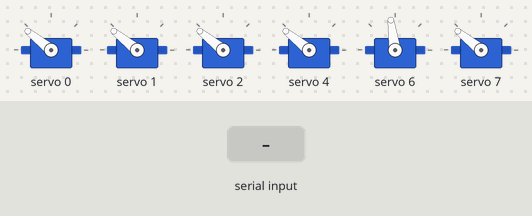
The sketch below on a simulated Arduino Uno, built with avr-gcc and run on an emulated ATmega328P. On the bench: 6 × servo. The inputs (shaded band) are chosen by the test bench. Random numbers use the default seed unless the sketch sets one.

Above: at 1.2 s.
1.3 s: "90,45\n" received over Serial
At 1.8 s:
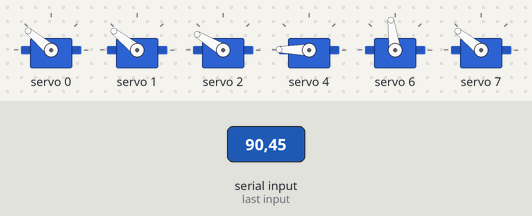
2.8 s: "30,150\n" received over Serial
At 4.0 s:
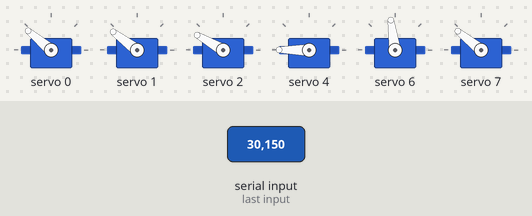
4.3 s: "90,45\n" received over Serial
At 5.2 s:
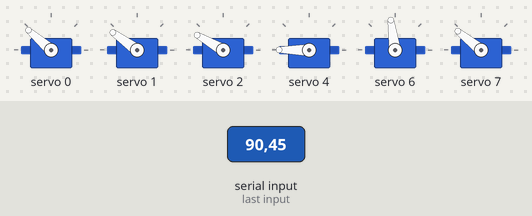
Timing chart, 0 to 7.3 s (numbered marks = the images above; inputs shaded):
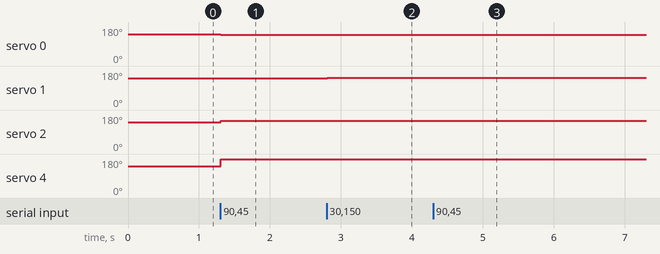

The sketch:

EyeAnimatronix.ino
```cpp
#include <Wire.h>
#include <Adafruit_PWMServoDriver.h>
Adafruit_PWMServoDriver pwm = Adafruit_PWMServoDriver(0x40);

#define SERVO_FREQ 50
#define DEADZONE_EYE 25
#define DEADZONE_NECK 20
#define Kp 0.03
#define NECK_DELAY 1200

#define CH_LR      0
#define CH_UD      1
#define CH_TL      2
#define CH_TR      4
#define CH_BASEX   6
#define CH_BASEY   7


// Angle limits
struct ServoLimit { int minA, maxA; };
ServoLimit limits[] = {
  {40,140}, // 0 dummy
  {40,140}, // 1 LR
  {40,140}, // 2 UD
  {90,170}, // 3 TL
  {90,170}, // 4 BL
  {90,10},  // 5 TR reversed
  {90,10},  // 6 BR reversed
  {10,170}, // 7 BaseX
  {40,140}  // 8 BaseY
};

// Servo targets
float LR_target=90, UD_target=90;
float TL_target=90, TR_target=90;
float BX_target=90, BY_target=90;
float BaseX=90, BaseY=90;

unsigned long lastUpdate=0;
unsigned long neckTimer=0;
bool neckFlag=false;

// ======================== FUNCTIONS =========================
int angleToPulse(float angle){
  float pulse = (angle * 500.0f / 90.0f) + 1500.0f; // 0°→1500µs, ±90°→500–2500
  int tick = (int)(pulse * SERVO_FREQ * 4096 / 1000000);
  return constrain(tick, 102, 512);
}

void writeServo(uint8_t ch, float angle){
  angle = constrain(angle, limits[ch].minA, limits[ch].maxA);
  pwm.setPWM(ch, 0, angleToPulse(angle));
}

void calibrate(){
  writeServo(CH_LR,90); writeServo(CH_UD,90);
  writeServo(CH_TL,90); writeServo(CH_TR,90);
  writeServo(CH_BASEX,90); writeServo(CH_BASEY,90);
}

void blink(){
  writeServo(CH_TL,90);
  writeServo(CH_TR,90);
  delay(60);
}

void lidSync(){
  float ud_progress = (UD_target - limits[CH_UD].minA) /
                      (float)(limits[CH_UD].maxA - limits[CH_UD].minA);
  TL_target = limits[CH_TL].maxA - ((limits[CH_TL].maxA - limits[CH_TL].minA)*(0.5*(1-ud_progress))) -10;
  TR_target = limits[CH_TR].maxA + ((limits[CH_TR].minA - limits[CH_TR].maxA)*(0.5*(1-ud_progress))) +10;
  writeServo(CH_TL, TL_target);
  writeServo(CH_TR, TR_target);
}

void moveTarget(float &target, int ch, int error){
  if (abs(error) <= DEADZONE_EYE) return;
  if (error > 0) error -= DEADZONE_EYE;
  else error += DEADZONE_EYE;
  int step = (int)(Kp * error);
  if (step == 0) step = (error > 0)?1:-1;
  target += step;
  target = constrain(target, limits[ch].minA, limits[ch].maxA);
  writeServo(ch, target);
}

void neckTarget(float LR, float UD){
  BX_target = LR;
  BY_target = 90 - ((90 - UD)*0.6);
}

void neckSmoothMove(float speed_deg_s=60){
  unsigned long now = millis();
  float dt = (now - lastUpdate) / 1000.0;
  lastUpdate = now;
  float step = speed_deg_s * dt;

  float dx = BX_target - BaseX;
  if (abs(dx) <= step) BaseX = BX_target;
  else BaseX += (dx > 0 ? step : -step);

  float dy = BY_target - BaseY;
  if (abs(dy) <= step) BaseY = BY_target;
  else BaseY += (dy > 0 ? step : -step);

  writeServo(CH_BASEX, BaseX);
  writeServo(CH_BASEY, BaseY);
}

// ======================== SETUP =========================
void setup() {
  Serial.begin(115200);
  Wire.begin();
  pwm.begin();
  pwm.setPWMFreq(SERVO_FREQ);
  calibrate();
  lastUpdate = millis();
}

// ======================== LOOP =========================
void loop() {
  if (Serial.available()) {
    String line = Serial.readStringUntil('\n');
    line.trim();
    int comma = line.indexOf(',');
    if (comma > 0) {
      int errX = line.substring(0, comma).toInt();
      int errY = line.substring(comma+1).toInt();

      moveTarget(LR_target, CH_LR, -errX);
      moveTarget(UD_target, CH_UD,  errY);

      if (random(0,60) < 1) {
        //blink();
        //lidSync();
      }

      lidSync();

      if (abs(UD_target-90)>=DEADZONE_NECK || abs(LR_target-90)>=DEADZONE_NECK){
        if (!neckFlag){
          neckTimer = millis();
          neckFlag = true;
        }
        if (neckFlag && (millis()-neckTimer)>=NECK_DELAY){
          neckTarget(LR_target, UD_target);
          neckFlag=false;
        }
      }
      neckSmoothMove();
    }
  }
}
```

Measured:
- after the input at 1.3 s, servo 0: 141° → 140° at once; servo 2: 141° → 149° at once; servo 4: 141° → 179° at once
- after the input at 2.8 s, servo 1: 141° → 143° at once; servo 2: 149° → 150° at once; servo 4: 179° → 180° at once
- after the input at 4.3 s, servo 0: 140° → 139° at once; servo 1: 143° → 144° at once
